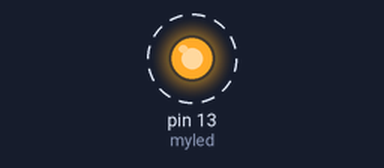
Simulated run of this sketch. Board: Arduino Uno, built with avr-gcc and run on an emulated ATmega328P. Parts: output pins drawn as LEDs (lit = HIGH). Dashed ring = blinking.

Above: at 0.5 s.
Timing chart, 0 to 4.6 s (numbered marks = the images above):
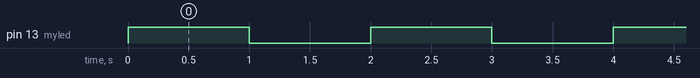

The sketch:

led_blinking.ino
```cpp
//BY TurboTronics~
//Like and subscribe!!
// #Beginner_To_Professional series Part 1

//Arduino Uno R3/R4 Builtin led blinking code. Code's Link in description.

int myled = LED_BUILTIN; //This is how we assign variables and values in Arduino code
            //LED_BUILTIN is a term used to tell arduino that we are using the led which comes pre
            //installed on arduino uno board.

void setup() {  //In the function setup(), the code only runs once. Here we generally declare our
                // pins as input or output pins or we write the code which we want to run once only.

  pinMode(myled, OUTPUT); //pinMode() is a function which tells arduino whether the pin is an input
                          //pin or an output pin.
  }

void loop() { // in function loop() the code repeats itself infinitely again and again. we generally
              // write our main code here.
  digitalWrite(myled, HIGH); //digitalWrite() is a function which is used to turn on or off a digital pin.
  delay(1000); //delay(time in milliseconds) is used to pause the code for certain period of time.
  digitalWrite(myled, LOW);
  delay(1000);
  //It should also be noted that we always put a semi colon ; after each function in arduino code.
}
//As for now, I am using arduino Uno R4 wifi, but the code will run perfectly on Arduino uno r3 as well!

//Arduino Uno r4 wifi has many changes as compared to arduino uno r3, so I highly recommend that if you
//are a beginner, purchase original arduino uno r4 wifi. Link to purchase is in description!

//Please support me just by subscribing and watching my videos till last, so I will also bring unboxing
//videos on my channel. I will do all my efforts to turn all you beginners into professionals!!
```

Measured:
- by itself, pin 13 (myled): alternates HIGH for 1.0 s and LOW for 1.0 s
